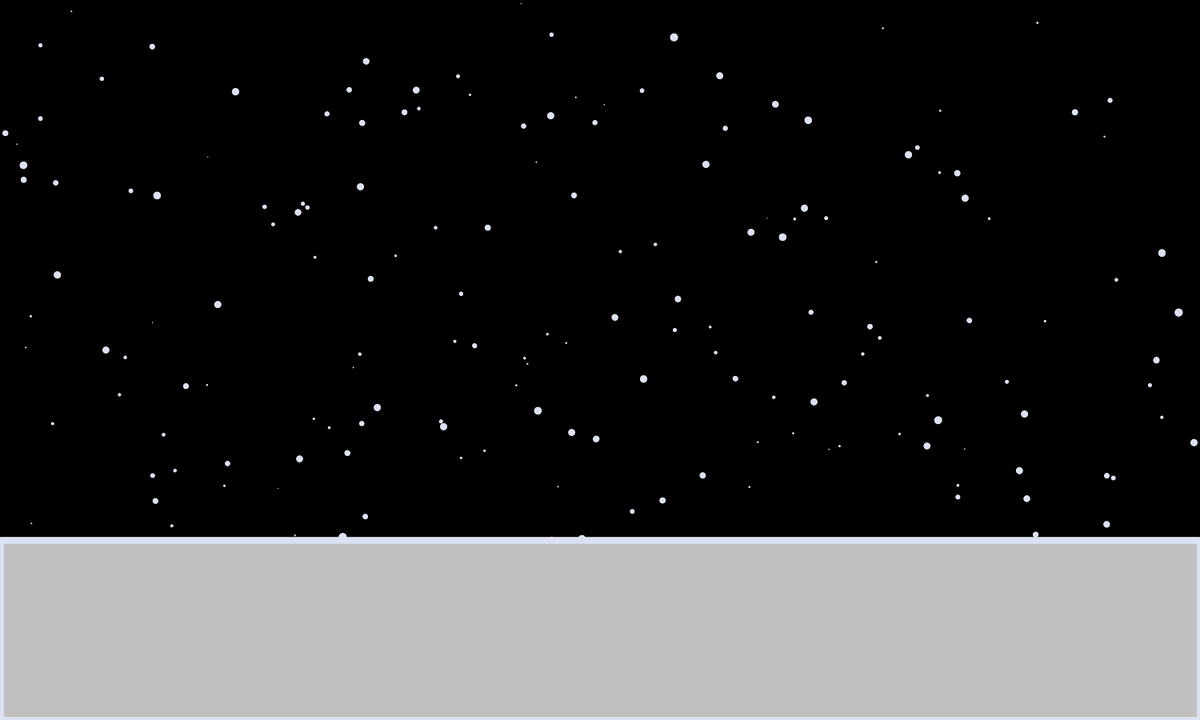
Frame 1 (no input)
Frame 60 (the mouse pressed at the canvas centre just before this capture): identical to frame 1, image omitted
Frame 120 (the mouse held since frame 60 and released just before this capture): identical to frame 1, image omitted

The Processing sketch that drew this single still picture (run headless with seeded random() and noise(); from frame 60 on, the mouse is pressed at the canvas centre):

// Processing sketch: Assignment1
// ── Assignment1.pde
float speed = 0;
int movingSpeed = 0;

Star[] stars = new Star[450];

void setup() {
  size(1500,900);
  for (int i=0; i<stars.length; i++){
    stars[i] = new Star();
  }
}

void mousePressed(){
  if (speed ==0) {
    speed =200;
  }
  else {
    speed = 0;
  }
}

void draw(){
  background(0);
  pushMatrix();
  translate(width/2,height/2); //For a centerpoint with stars
  
  for(int i=0; i<stars.length; i++) {
    stars[i].showStars();
  }
  popMatrix();
  fill(192,192,192);
  rect(0,height-height/4,width,height/4); //dashboard 
  }
// ── Stars.pde
class Star{
  
  int x;
  int y;
  float size = random(1,10);
  float z; 
  float sx,sy;
  float px,py,pz; //each star is like a molecule 
    
  Star() {
    z = random(width);
    reset();
  }
  
  void reset(){ //resets the initial position of the stars after going to warp speed
    x = (int)random(-width/2,width/2);
    y = (int)random(-height/2,height/2);
    pz = z;
  }
  
  void showStars(){
    noStroke();
    fill(255);
     sx = map(x / z,0,1,0,width);
     sy = map(y / z,0,1,0,height);
     ellipse(sx,sy,size,size); //the individual stars
     
     px = map(x / pz,0,1,0,width); 
     py = map(y / pz,0,1,0,height);
     
     pz = z;
     stroke(220,225,242);
     strokeWeight(size);
     line(px,py,sx,sy); //give the illusion of travelling fast
  }
  
    void moveStars(){
      z = z - speed;
    }
}
   
// ── Systems.pde
  // the labels to display under the bars
String[] vitals = new String[12];
// the values for each system entity,going to be random
int[] values = new int[12];
class SystemInfo {
  
  SystemInfo() {
    

  
 
  vitals[0] = "Fuel";
  vitals[1] = "Chassis";
  vitals[2] = "Engine";
  vitals[3] = "Thrusters";
  vitals[4] = "Suspension";
  vitals[5] = "Flux Cap";
  vitals[6] = "Coil";
  vitals[7] = "Battery";
  vitals[8] = "Transmission";
  vitals[9] = "Brakes";
  vitals[10] = "Shock";
  vitals[11] = "Oxygen";
  
 }

void displayT()
{
  for (int i = 0; i < values.length; i++) {
     values[i] = (int)random(1,5);
    float h = map(values[i], 0, 5, 0, 350);
    rect(20 + i*65, 450-h, 30, h);
    text(vitals[i], 20 + i*55, 400); //display the labels of bars
    text(str(values[i]), 20 + i*55, 400-h-20);
  }
}//end of displayT()
}
